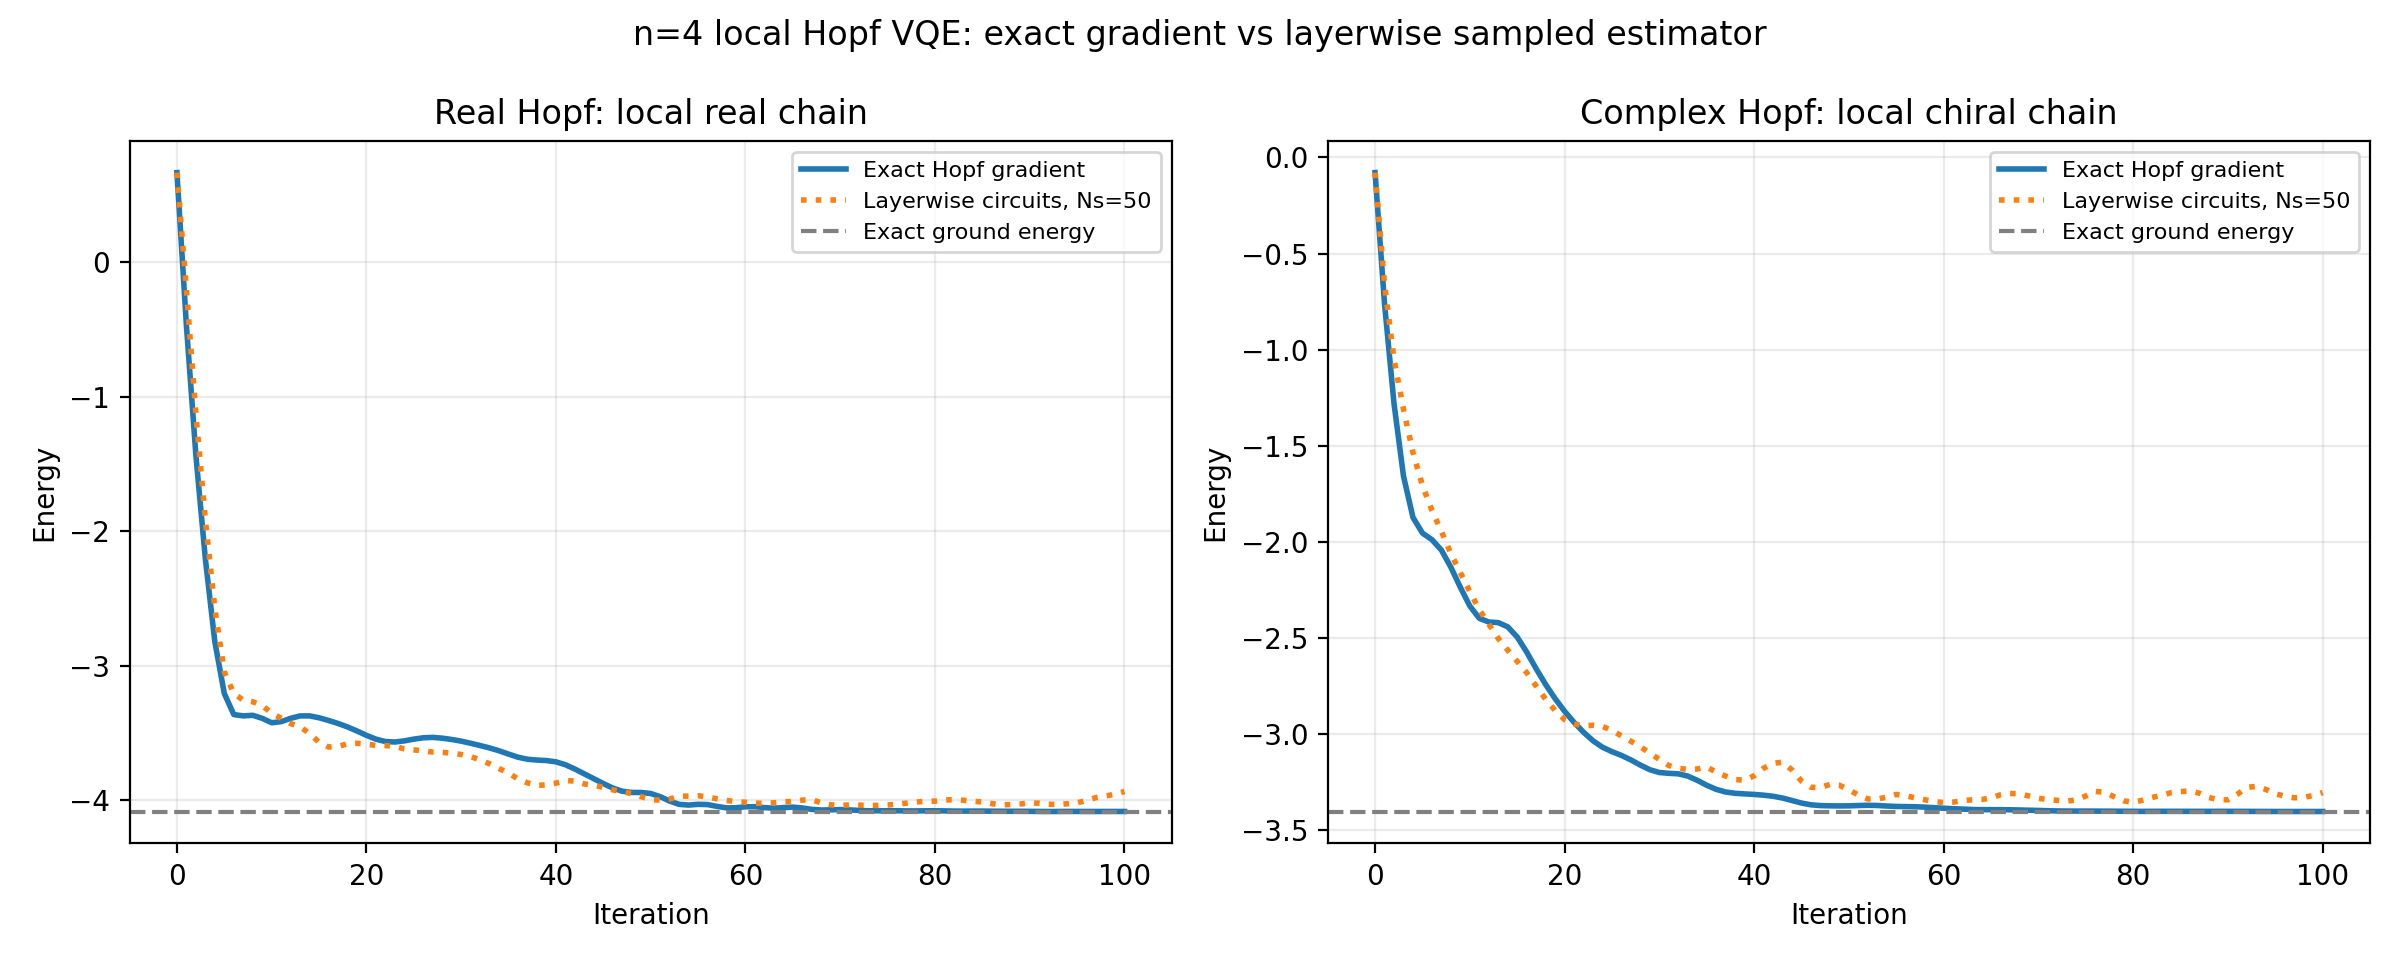

Write the Python code that produced this figure.
"""VQE_qibo_real_complex_layerwise_toys.py
================================================================================
Layerwise-circuit VQE safeguard for two local n=4 Hopf toy models.

This script replaces the per-parameter Hadamard-test gradient with the
layerwise signed-energy estimator used in the draft:

    * one baseline energy E_psi,
    * one indexed tangent-energy layer per Hopf magnitude depth,
    * one indexed signed-branch layer per Hopf magnitude depth,
    * and, for the complex Hopf ansatz, one additional indexed phase layer.

For each parameter i, the sampled layer energies are combined as

    dE/dtheta_i = 2 sqrt(g_ii) s
        (E_phi_i^(s) - 0.5 * (E_psi + E_partial_i)),

averaged over the sampled s=+ and s=- branch outcomes when both are present.

The two examples are:

    * real Hopf:    local real X/Z + XX/YY/ZZ nearest-neighbor chain;
    * complex Hopf: local chiral X/Y/Z + XX/YY/ZZ + XY-YX chain.

The default initialization is fully random.  Adam uses a fixed learning rate;
there is no line search.

Default run:

    MPLBACKEND=Agg python VQE_qibo_real_complex_layerwise_toys.py

Output:

    VQE_real_complex_hopf_qibo.pdf

The default sampler is "auto": it uses explicit Qibo indexed-preparation
circuits when Qibo is importable, and otherwise falls back to an equivalent
statevector sampler for the ideal layer states.  The fallback is included so
that the non-Qibo path can still be tested on systems without Qibo.
================================================================================
"""

from __future__ import annotations

import argparse
import math
from dataclasses import dataclass
from typing import Dict, List, Sequence, Tuple

import numpy as np
import matplotlib.pyplot as plt

try:
    from qibo import models, gates, set_backend

    set_backend("numpy")
    _QIBO_AVAILABLE = True
    _QIBO_IMPORT_ERROR = None
except Exception as exc:  # pragma: no cover - used only without qibo
    models = None
    gates = None
    set_backend = None
    _QIBO_AVAILABLE = False
    _QIBO_IMPORT_ERROR = exc

from hopf_utils import (
    gates_order,
    theta_from_vector,
    vector_from_theta,
    theta_hopf_tangent_state,
    jacobian,
    metric_diagonal,
    clip_theta_hopf_real,
)


# =============================================================================
# Pauli utilities
# =============================================================================

I2 = np.array([[1.0, 0.0], [0.0, 1.0]], dtype=complex)
X = np.array([[0.0, 1.0], [1.0, 0.0]], dtype=complex)
Y = np.array([[0.0, -1.0j], [1.0j, 0.0]], dtype=complex)
Z = np.array([[1.0, 0.0], [0.0, -1.0]], dtype=complex)
H1 = (1.0 / math.sqrt(2.0)) * np.array([[1.0, 1.0], [1.0, -1.0]], dtype=complex)
SDG = np.array([[1.0, 0.0], [0.0, -1.0j]], dtype=complex)
PAULI = {"I": I2, "X": X, "Y": Y, "Z": Z}

# A Pauli string is represented as (("X", 0), ("Y", 1), ...), where qubit 0 is
# the leftmost Kronecker factor.
PauliString = Tuple[Tuple[str, int], ...]


@dataclass(frozen=True)
class PauliTerm:
    coeff: float
    pauli: PauliString

    @property
    def label(self) -> str:
        if not self.pauli:
            return "I"
        return "".join(f"{p}{q}" for p, q in self.pauli)


def pauli_on(n: int, local_ops: Dict[int, str]) -> np.ndarray:
    """Return an n-qubit Pauli matrix."""
    out = np.array([[1.0]], dtype=complex)
    for q in range(n):
        out = np.kron(out, PAULI[local_ops.get(q, "I")])
    return out


def pauli_string_matrix(n: int, pauli: PauliString) -> np.ndarray:
    return pauli_on(n, {q: p for p, q in pauli})


def hamiltonian_from_terms(n: int, terms: Sequence[PauliTerm], *, real_output: bool) -> np.ndarray:
    H = np.zeros((1 << n, 1 << n), dtype=complex)
    for term in terms:
        H += float(term.coeff) * pauli_string_matrix(n, term.pauli)
    H = 0.5 * (H + H.conj().T)
    if real_output:
        return np.real_if_close(H, tol=1000).real
    return H


# =============================================================================
# Local n=4 toy Hamiltonians
# =============================================================================


def real_local_terms(n: int = 4) -> List[PauliTerm]:
    """Local real-Hopf toy: X/Z fields plus nearest-neighbor XX/YY/ZZ."""
    if n != 4:
        raise ValueError("The fixed real toy coefficients are for n=4 only.")

    hx = [0.132751, 0.470071, -0.415367, -0.480177]
    hz = [0.285754, 0.159707, 0.125592, 0.177667]
    Jx = [0.996826, -0.960835, 0.679046]
    Jy = [-0.022817, 0.930282, -0.403418]
    Jz = [0.866037, -0.663238, -0.213498]

    terms: List[PauliTerm] = []
    for q in range(n):
        terms.append(PauliTerm(hx[q], (("X", q),)))
        terms.append(PauliTerm(hz[q], (("Z", q),)))

    for q in range(n - 1):
        r = q + 1
        terms.append(PauliTerm(Jx[q], (("X", q), ("X", r))))
        terms.append(PauliTerm(Jy[q], (("Y", q), ("Y", r))))
        terms.append(PauliTerm(Jz[q], (("Z", q), ("Z", r))))

    return terms


def complex_local_terms(n: int = 4) -> List[PauliTerm]:
    """Local complex-Hopf toy: chiral nearest-neighbor spin chain."""
    if n != 4:
        raise ValueError("The fixed complex toy coefficients are for n=4 only.")

    hx = [0.31, -0.27, 0.43, -0.35]
    hy = [0.22, -0.18, 0.29, -0.24]
    hz = [-0.47, 0.39, -0.33, 0.28]
    Jx = [-0.83, 0.71, -0.62]
    Jy = [0.54, -0.49, 0.58]
    Jz = [0.42, -0.37, 0.31]
    D = [0.36, -0.32, 0.27]

    terms: List[PauliTerm] = []
    for q in range(n):
        terms.append(PauliTerm(hx[q], (("X", q),)))
        terms.append(PauliTerm(hy[q], (("Y", q),)))
        terms.append(PauliTerm(hz[q], (("Z", q),)))

    for q in range(n - 1):
        r = q + 1
        terms.append(PauliTerm(Jx[q], (("X", q), ("X", r))))
        terms.append(PauliTerm(Jy[q], (("Y", q), ("Y", r))))
        terms.append(PauliTerm(Jz[q], (("Z", q), ("Z", r))))
        terms.append(PauliTerm(D[q], (("X", q), ("Y", r))))
        terms.append(PauliTerm(-D[q], (("Y", q), ("X", r))))

    return terms


# =============================================================================
# Hopf clipping, initialization, and exact quantities
# =============================================================================


def clip_theta_hopf_complex(theta: np.ndarray, n: int, eps: float = 1e-6) -> np.ndarray:
    """Clip complex-Hopf magnitude angles and wrap phases."""
    theta = np.asarray(theta, dtype=float).copy()
    d = 1 << n
    num_magnitudes = d - 1
    theta[:num_magnitudes] = np.clip(theta[:num_magnitudes], eps, (math.pi / 2.0) - eps)
    theta[num_magnitudes:] = np.mod(theta[num_magnitudes:], 2.0 * math.pi)
    return theta


def clip_for_case(theta: np.ndarray, case: str, n: int) -> np.ndarray:
    if case == "real":
        return clip_theta_hopf_real(theta, n=n)
    if case == "complex":
        return clip_theta_hopf_complex(theta, n=n)
    raise ValueError("case must be 'real' or 'complex'.")


def random_initial_theta(case: str, n: int, seed: int) -> np.ndarray:
    """Fully random normalized state, converted into the corresponding Hopf chart."""
    rng = np.random.default_rng(seed)
    d = 1 << n
    if case == "real":
        psi = rng.normal(size=d)
        psi /= np.linalg.norm(psi)
        # Fix only the irrelevant global sign before converting to coordinates.
        if psi[np.argmax(np.abs(psi))] < 0.0:
            psi *= -1.0
    elif case == "complex":
        psi = rng.normal(size=d) + 1.0j * rng.normal(size=d)
        psi /= np.linalg.norm(psi)
    else:
        raise ValueError("case must be 'real' or 'complex'.")
    return clip_for_case(theta_from_vector(psi, case), case, n)


def energy(theta: np.ndarray, H: np.ndarray, case: str) -> float:
    psi = vector_from_theta(theta, case)
    return float(np.real(np.vdot(psi, H @ psi)))


def exact_hopf_gradient(theta: np.ndarray, H: np.ndarray, case: str) -> np.ndarray:
    psi = vector_from_theta(theta, case)
    Hpsi = H @ psi
    J = jacobian(theta, case)
    return 2.0 * np.real(np.conjugate(J).T @ Hpsi)


def exact_spectrum(H: np.ndarray) -> Tuple[float, float]:
    eigvals = np.linalg.eigvalsh(H)
    return float(np.real(eigvals[0])), float(np.real(eigvals[1] - eigvals[0]))


# =============================================================================
# Layer specifications
# =============================================================================


@dataclass(frozen=True)
class LayerSpec:
    name: str
    kind: str  # "magnitude" or "phase"
    depth: int | None
    index_qubits: int
    param_indices: Tuple[int, ...]  # one-based Hopf parameter indices

    @property
    def size(self) -> int:
        return len(self.param_indices)


def layer_specs(case: str, n: int) -> List[LayerSpec]:
    specs: List[LayerSpec] = []
    for depth in range(n):
        indices = tuple((1 << depth) + r for r in range(1 << depth))
        specs.append(
            LayerSpec(
                name=f"mag-depth-{depth}",
                kind="magnitude",
                depth=depth,
                index_qubits=depth,
                param_indices=indices,
            )
        )

    if case == "complex":
        first_phase = 1 << n  # one-based index of theta_{2^n+0}
        indices = tuple(first_phase + ell for ell in range(1 << n))
        specs.append(
            LayerSpec(
                name="phase-layer",
                kind="phase",
                depth=None,
                index_qubits=n,
                param_indices=indices,
            )
        )

    return specs


# =============================================================================
# Statevector layer states and Pauli readout sampling
# =============================================================================


def readout_unitary_for_pauli(n: int, pauli: PauliString) -> np.ndarray:
    """Unitary applied before computational-basis measurement of a Pauli string."""
    local: Dict[int, np.ndarray] = {}
    for letter, q in pauli:
        if letter == "X":
            local[q] = H1
        elif letter == "Y":
            # Apply S^dagger then H; total state update is H S^dagger.
            local[q] = H1 @ SDG
        elif letter == "Z":
            local[q] = I2
        else:
            raise ValueError(f"Unsupported Pauli letter: {letter!r}")

    U = np.array([[1.0]], dtype=complex)
    for q in range(n):
        U = np.kron(U, local.get(q, I2))
    return U


def pauli_eigenvalues_for_outcomes(n: int, pauli: PauliString) -> np.ndarray:
    """Eigenvalue of a Pauli string after readout rotations for each bitstring."""
    eigs = np.ones(1 << n, dtype=float)
    for outcome in range(1 << n):
        val = 1.0
        for _letter, q in pauli:
            bit = (outcome >> (n - 1 - q)) & 1
            if bit:
                val *= -1.0
        eigs[outcome] = val
    return eigs


def multinomial_counts(rng: np.random.Generator, probs: np.ndarray, shots: int) -> np.ndarray:
    probs = np.asarray(probs, dtype=float).reshape(-1)
    probs = np.maximum(probs, 0.0)
    total = float(probs.sum())
    if total <= 0.0:
        raise ValueError("Probability vector has zero mass.")
    probs = probs / total
    return rng.multinomial(int(shots), probs).reshape(probs.shape)


def sample_baseline_term_statevector(
    theta: np.ndarray,
    pauli: PauliString,
    *,
    case: str,
    n: int,
    shots: int,
    rng: np.random.Generator,
) -> float:
    psi = vector_from_theta(theta, case)
    U = readout_unitary_for_pauli(n, pauli)
    probs = np.abs(U @ psi) ** 2
    counts = multinomial_counts(rng, probs, shots)
    eigs = pauli_eigenvalues_for_outcomes(n, pauli)
    return float(np.dot(counts, eigs) / max(int(shots), 1))


def sample_derivative_layer_term_statevector(
    theta: np.ndarray,
    spec: LayerSpec,
    pauli: PauliString,
    *,
    case: str,
    n: int,
    shots_per_label: int,
    rng: np.random.Generator,
) -> Tuple[np.ndarray, np.ndarray]:
    """Return per-label Pauli means and per-label shot counts for |Phi_layer>."""
    m = spec.size
    total_shots = max(1, int(shots_per_label) * m)
    U = readout_unitary_for_pauli(n, pauli)
    probs = np.zeros((m, 1 << n), dtype=float)

    for label, param_index in enumerate(spec.param_indices):
        tangent_theta = theta_hopf_tangent_state(theta, param_index, case)
        tangent = vector_from_theta(tangent_theta, case)
        probs[label, :] = (np.abs(U @ tangent) ** 2) / float(m)

    flat_counts = rng.multinomial(total_shots, np.maximum(probs.reshape(-1), 0.0) / probs.sum())
    counts = flat_counts.reshape(m, 1 << n)
    eigs = pauli_eigenvalues_for_outcomes(n, pauli)

    means = np.zeros(m, dtype=float)
    label_counts = counts.sum(axis=1).astype(int)
    for label in range(m):
        if label_counts[label] > 0:
            means[label] = float(np.dot(counts[label], eigs) / label_counts[label])
        else:
            means[label] = 0.0
    return means, label_counts


def sample_branch_layer_term_statevector(
    theta: np.ndarray,
    spec: LayerSpec,
    pauli: PauliString,
    *,
    case: str,
    n: int,
    shots_per_label: int,
    rng: np.random.Generator,
) -> Tuple[np.ndarray, np.ndarray]:
    """Return per-label/per-sign Pauli means and counts for |Omega_layer>.

    Sign axis 0 is s=+1, sign axis 1 is s=-1.
    """
    m = spec.size
    total_shots = max(1, 2 * int(shots_per_label) * m)
    U = readout_unitary_for_pauli(n, pauli)
    psi = vector_from_theta(theta, case)
    probs = np.zeros((m, 2, 1 << n), dtype=float)

    for label, param_index in enumerate(spec.param_indices):
        tangent_theta = theta_hopf_tangent_state(theta, param_index, case)
        tangent = vector_from_theta(tangent_theta, case)
        plus = psi + tangent
        minus = psi - tangent
        probs[label, 0, :] = np.abs(U @ plus) ** 2 / (4.0 * float(m))
        probs[label, 1, :] = np.abs(U @ minus) ** 2 / (4.0 * float(m))

    flat = probs.reshape(-1)
    flat_counts = rng.multinomial(total_shots, np.maximum(flat, 0.0) / flat.sum())
    counts = flat_counts.reshape(m, 2, 1 << n)
    eigs = pauli_eigenvalues_for_outcomes(n, pauli)

    means = np.zeros((m, 2), dtype=float)
    sign_counts = counts.sum(axis=2).astype(int)
    for label in range(m):
        for sign_index in range(2):
            if sign_counts[label, sign_index] > 0:
                means[label, sign_index] = float(
                    np.dot(counts[label, sign_index], eigs) / sign_counts[label, sign_index]
                )
            else:
                means[label, sign_index] = 0.0
    return means, sign_counts




def get_readout_data(n: int, pauli: PauliString) -> Tuple[np.ndarray, np.ndarray]:
    """Cached readout rotation and eigenvalue table for a Pauli string."""
    key = (n, tuple(pauli))
    cache = getattr(get_readout_data, "_cache", {})
    if key not in cache:
        cache[key] = (readout_unitary_for_pauli(n, pauli), pauli_eigenvalues_for_outcomes(n, pauli))
        setattr(get_readout_data, "_cache", cache)
    return cache[key]


def sample_pauli_mean_from_probs(
    probs: np.ndarray,
    eigs: np.ndarray,
    shots: int,
    rng: np.random.Generator,
) -> float:
    counts = rng.multinomial(max(1, int(shots)), np.maximum(probs, 0.0) / np.sum(probs))
    return float(np.dot(counts, eigs) / max(1, int(shots)))


def sampled_layerwise_gradient_statevector_fast(
    theta: np.ndarray,
    terms: Sequence[PauliTerm],
    *,
    case: str,
    n: int,
    shots_per_label: int,
    rng: np.random.Generator,
) -> np.ndarray:
    """Fast statevector sampler for the layerwise signed-energy estimator."""
    theta = np.asarray(theta, dtype=float)
    L = theta.size
    specs = layer_specs(case, n)
    metric = metric_diagonal(theta, case)

    psi = vector_from_theta(theta, case)
    tangent_vectors: List[np.ndarray] = [None] * L  # type: ignore[list-item]
    for spec in specs:
        for param_index in spec.param_indices:
            j = param_index - 1
            if tangent_vectors[j] is None:
                tangent_theta = theta_hopf_tangent_state(theta, param_index, case)
                tangent_vectors[j] = vector_from_theta(tangent_theta, case)

    Epsi = 0.0
    Epartial = np.zeros(L, dtype=float)
    Ebranch_plus = np.zeros(L, dtype=float)
    Ebranch_minus = np.zeros(L, dtype=float)
    counts_partial = np.zeros(L, dtype=int)
    counts_plus = np.zeros(L, dtype=int)
    counts_minus = np.zeros(L, dtype=int)

    for term in terms:
        U, eigs = get_readout_data(n, term.pauli)
        c = float(term.coeff)

        probs_psi = np.abs(U @ psi) ** 2
        Epsi += c * sample_pauli_mean_from_probs(probs_psi, eigs, shots_per_label, rng)

        for spec in specs:
            m = spec.size
            # Tangent-energy layer |Phi>.
            d_probs = np.zeros((m, 1 << n), dtype=float)
            for label, param_index in enumerate(spec.param_indices):
                u = tangent_vectors[param_index - 1]
                d_probs[label, :] = np.abs(U @ u) ** 2 / float(m)
            d_total = max(1, int(shots_per_label) * m)
            d_counts = rng.multinomial(d_total, d_probs.reshape(-1) / d_probs.sum()).reshape(m, 1 << n)
            d_label_counts = d_counts.sum(axis=1).astype(int)

            # Signed branch layer |Omega> followed by X-basis ancilla readout.
            b_probs = np.zeros((m, 2, 1 << n), dtype=float)
            for label, param_index in enumerate(spec.param_indices):
                u = tangent_vectors[param_index - 1]
                b_probs[label, 0, :] = np.abs(U @ (psi + u)) ** 2 / (4.0 * float(m))
                b_probs[label, 1, :] = np.abs(U @ (psi - u)) ** 2 / (4.0 * float(m))
            b_total = max(1, 2 * int(shots_per_label) * m)
            b_counts = rng.multinomial(b_total, b_probs.reshape(-1) / b_probs.sum()).reshape(m, 2, 1 << n)
            b_sign_counts = b_counts.sum(axis=2).astype(int)

            for label, param_index in enumerate(spec.param_indices):
                j = param_index - 1
                if d_label_counts[label] > 0:
                    Epartial[j] += c * float(np.dot(d_counts[label], eigs) / d_label_counts[label])
                counts_partial[j] += int(d_label_counts[label])

                if b_sign_counts[label, 0] > 0:
                    Ebranch_plus[j] += c * float(np.dot(b_counts[label, 0], eigs) / b_sign_counts[label, 0])
                if b_sign_counts[label, 1] > 0:
                    Ebranch_minus[j] += c * float(np.dot(b_counts[label, 1], eigs) / b_sign_counts[label, 1])
                counts_plus[j] += int(b_sign_counts[label, 0])
                counts_minus[j] += int(b_sign_counts[label, 1])

    grad = np.zeros(L, dtype=float)
    for j in range(L):
        sqrt_g = math.sqrt(max(float(metric[j]), 0.0))
        if sqrt_g < 1e-14:
            continue
        center = 0.5 * (Epsi + Epartial[j])
        estimates: List[float] = []
        if counts_plus[j] > 0:
            estimates.append(2.0 * sqrt_g * (Ebranch_plus[j] - center))
        if counts_minus[j] > 0:
            estimates.append(-2.0 * sqrt_g * (Ebranch_minus[j] - center))
        grad[j] = float(np.mean(estimates)) if estimates else 0.0
    return grad


# =============================================================================
# Explicit Qibo indexed-preparation circuits
# =============================================================================


def _require_qibo() -> None:
    if not _QIBO_AVAILABLE:
        raise RuntimeError(f"Qibo is not available: {_QIBO_IMPORT_ERROR!r}")


def _mask_bitpos(mask: int) -> int:
    if mask <= 0 or (mask & (mask - 1)) != 0:
        raise ValueError(f"Expected power-of-two mask, got {mask}.")
    return mask.bit_length() - 1


def _bitpos_to_qubit(bitpos: int, n: int) -> int:
    """Map integer bit position 0=LSB to Hopf-system qubit index 0=MSB."""
    return n - 1 - bitpos


def _mask_to_system_qubits(mask: int, n: int, system_offset: int) -> List[int]:
    qubits: List[int] = []
    for bitpos in range(n):
        if (mask >> bitpos) & 1:
            qubits.append(system_offset + _bitpos_to_qubit(bitpos, n))
    return qubits


def _controlled_gate(circ, gate, controls: Sequence[int]) -> None:
    if controls:
        circ.add(gate.controlled_by(*controls))
    else:
        circ.add(gate)


def add_hopf_block_qibo(
    circ,
    theta: np.ndarray,
    *,
    case: str,
    n: int,
    system_offset: int,
    extra_controls: Sequence[int] = (),
) -> None:
    """Add a Hopf block on system qubits, optionally controlled by extra qubits.

    This follows the same Ctrl/Anti/Targ/Index schedule used by hopf_utils.
    """
    _require_qibo()
    ctrl_list, anti_list, targ_list, idx_list = gates_order(n, case)

    for ctrl_mask, anti_mask, targ_mask, idx in zip(ctrl_list, anti_list, targ_list, idx_list):
        targ_mask = int(targ_mask)
        t_bitpos = _mask_bitpos(targ_mask)
        target = system_offset + _bitpos_to_qubit(t_bitpos, n)

        ctrl_mask = int(ctrl_mask) & (~targ_mask)
        anti_mask = int(anti_mask) & (~targ_mask)
        controls_mask = ctrl_mask | anti_mask

        system_controls = _mask_to_system_qubits(controls_mask, n, system_offset)
        system_anticontrols = _mask_to_system_qubits(anti_mask, n, system_offset)
        controls = list(extra_controls) + system_controls

        for q in system_anticontrols:
            circ.add(gates.X(q))

        if case == "real":
            theta_gate = float(theta[int(idx) - 1])
            _controlled_gate(circ, gates.RY(target, 2.0 * theta_gate), controls)
        elif case == "complex":
            if isinstance(idx, (list, tuple, np.ndarray)) and len(idx) == 3:
                a = float(theta[int(idx[0]) - 1])
                b = float(theta[int(idx[1]) - 1])
                c = float(theta[int(idx[2]) - 1])
                U = np.array(
                    [
                        [np.exp(1.0j * b) * np.cos(a), -np.exp(-1.0j * c) * np.sin(a)],
                        [np.exp(1.0j * c) * np.sin(a), np.exp(-1.0j * b) * np.cos(a)],
                    ],
                    dtype=complex,
                )
                _controlled_gate(circ, gates.Unitary(U, target), controls)
            else:
                theta_gate = float(theta[int(idx) - 1])
                _controlled_gate(circ, gates.RY(target, 2.0 * theta_gate), controls)
        else:
            raise ValueError("case must be 'real' or 'complex'.")

        for q in system_anticontrols:
            circ.add(gates.X(q))


def _index_bits(label: int, width: int) -> List[int]:
    return [(label >> (width - 1 - pos)) & 1 for pos in range(width)]


def _apply_label_anticontrol_x(circ, index_qubits: Sequence[int], label: int) -> List[int]:
    flipped: List[int] = []
    bits = _index_bits(label, len(index_qubits))
    for q, bit in zip(index_qubits, bits):
        if bit == 0:
            circ.add(gates.X(q))
            flipped.append(q)
    return flipped


def _undo_flips(circ, flipped: Sequence[int]) -> None:
    for q in reversed(list(flipped)):
        circ.add(gates.X(q))


def add_pauli_readout_rotations_qibo(circ, pauli: PauliString, *, system_offset: int) -> None:
    _require_qibo()
    for letter, q in pauli:
        target = system_offset + q
        if letter == "X":
            circ.add(gates.H(target))
        elif letter == "Y":
            circ.add(gates.Unitary(SDG, target))
            circ.add(gates.H(target))
        elif letter == "Z":
            pass
        else:
            raise ValueError(f"Unsupported Pauli letter: {letter!r}")


def _samples_array(result) -> np.ndarray:
    samples = np.asarray(result.samples())
    if samples.ndim != 2:
        samples = samples.reshape((samples.shape[0], -1))
    return samples.astype(int, copy=False)


def _labels_from_bits(bits: np.ndarray) -> np.ndarray:
    if bits.size == 0:
        return np.zeros(bits.shape[0], dtype=int)
    labels = np.zeros(bits.shape[0], dtype=int)
    width = bits.shape[1]
    for pos in range(width):
        labels = (labels << 1) | bits[:, pos].astype(int)
    return labels


def _pauli_values_from_system_bits(system_bits: np.ndarray, pauli: PauliString, n: int) -> np.ndarray:
    values = np.ones(system_bits.shape[0], dtype=float)
    for _letter, q in pauli:
        values *= np.where(system_bits[:, q] == 0, 1.0, -1.0)
    return values


def sample_baseline_term_qibo(
    theta: np.ndarray,
    pauli: PauliString,
    *,
    case: str,
    n: int,
    shots: int,
) -> float:
    _require_qibo()
    circ = models.Circuit(n)
    add_hopf_block_qibo(circ, theta, case=case, n=n, system_offset=0)
    add_pauli_readout_rotations_qibo(circ, pauli, system_offset=0)
    circ.add(gates.M(*range(n)))
    result = circ(nshots=int(shots))
    samples = _samples_array(result)
    values = _pauli_values_from_system_bits(samples[:, :n], pauli, n)
    return float(values.mean())


def sample_derivative_layer_term_qibo(
    theta: np.ndarray,
    spec: LayerSpec,
    pauli: PauliString,
    *,
    case: str,
    n: int,
    shots_per_label: int,
) -> Tuple[np.ndarray, np.ndarray]:
    _require_qibo()
    num_index = spec.index_qubits
    m = spec.size
    total_shots = max(1, int(shots_per_label) * m)
    index_qubits = list(range(num_index))
    system_offset = num_index
    system_qubits = list(range(system_offset, system_offset + n))

    circ = models.Circuit(num_index + n)
    for q in index_qubits:
        circ.add(gates.H(q))

    for label, param_index in enumerate(spec.param_indices):
        tangent_theta = theta_hopf_tangent_state(theta, param_index, case)
        flipped = _apply_label_anticontrol_x(circ, index_qubits, label)
        add_hopf_block_qibo(
            circ,
            tangent_theta,
            case=case,
            n=n,
            system_offset=system_offset,
            extra_controls=index_qubits,
        )
        _undo_flips(circ, flipped)

    add_pauli_readout_rotations_qibo(circ, pauli, system_offset=system_offset)
    circ.add(gates.M(*(index_qubits + system_qubits)))
    result = circ(nshots=total_shots)
    samples = _samples_array(result)

    if num_index > 0:
        labels = _labels_from_bits(samples[:, :num_index])
    else:
        labels = np.zeros(samples.shape[0], dtype=int)
    system_bits = samples[:, num_index : num_index + n]
    values = _pauli_values_from_system_bits(system_bits, pauli, n)

    means = np.zeros(m, dtype=float)
    counts = np.zeros(m, dtype=int)
    for label in range(m):
        mask = labels == label
        counts[label] = int(np.count_nonzero(mask))
        if counts[label] > 0:
            means[label] = float(values[mask].mean())
    return means, counts


def sample_branch_layer_term_qibo(
    theta: np.ndarray,
    spec: LayerSpec,
    pauli: PauliString,
    *,
    case: str,
    n: int,
    shots_per_label: int,
) -> Tuple[np.ndarray, np.ndarray]:
    _require_qibo()
    num_index = spec.index_qubits
    m = spec.size
    total_shots = max(1, 2 * int(shots_per_label) * m)
    index_qubits = list(range(num_index))
    anc = num_index
    system_offset = num_index + 1
    system_qubits = list(range(system_offset, system_offset + n))

    circ = models.Circuit(num_index + 1 + n)
    for q in index_qubits:
        circ.add(gates.H(q))
    circ.add(gates.H(anc))

    # Baseline branch on ancilla |0>.
    circ.add(gates.X(anc))
    add_hopf_block_qibo(circ, theta, case=case, n=n, system_offset=system_offset, extra_controls=[anc])
    circ.add(gates.X(anc))

    # Tangent branch on ancilla |1>, indexed by the layer register.
    for label, param_index in enumerate(spec.param_indices):
        tangent_theta = theta_hopf_tangent_state(theta, param_index, case)
        flipped = _apply_label_anticontrol_x(circ, index_qubits, label)
        add_hopf_block_qibo(
            circ,
            tangent_theta,
            case=case,
            n=n,
            system_offset=system_offset,
            extra_controls=[anc] + index_qubits,
        )
        _undo_flips(circ, flipped)

    # X-basis ancilla measurement gives branch sign s=(-1)^b.
    circ.add(gates.H(anc))
    add_pauli_readout_rotations_qibo(circ, pauli, system_offset=system_offset)
    circ.add(gates.M(*(index_qubits + [anc] + system_qubits)))
    result = circ(nshots=total_shots)
    samples = _samples_array(result)

    if num_index > 0:
        labels = _labels_from_bits(samples[:, :num_index])
    else:
        labels = np.zeros(samples.shape[0], dtype=int)
    anc_bits = samples[:, num_index]
    system_bits = samples[:, num_index + 1 : num_index + 1 + n]
    values = _pauli_values_from_system_bits(system_bits, pauli, n)

    means = np.zeros((m, 2), dtype=float)
    counts = np.zeros((m, 2), dtype=int)
    for label in range(m):
        for sign_index, anc_value in enumerate((0, 1)):
            mask = (labels == label) & (anc_bits == anc_value)
            counts[label, sign_index] = int(np.count_nonzero(mask))
            if counts[label, sign_index] > 0:
                means[label, sign_index] = float(values[mask].mean())
    return means, counts


# =============================================================================
# Layerwise sampled gradient
# =============================================================================


def resolve_sampler(sampler: str) -> str:
    if sampler == "auto":
        return "qibo-explicit" if _QIBO_AVAILABLE else "statevector"
    if sampler in {"qibo-explicit", "statevector"}:
        if sampler == "qibo-explicit":
            _require_qibo()
        return sampler
    raise ValueError("sampler must be 'auto', 'qibo-explicit', or 'statevector'.")


def sampled_layerwise_gradient(
    theta: np.ndarray,
    terms: Sequence[PauliTerm],
    *,
    case: str,
    n: int,
    shots_per_label: int,
    rng: np.random.Generator,
    sampler: str,
) -> np.ndarray:
    """Estimate the Euclidean Hopf-coordinate gradient using layerwise circuits."""
    sampler = resolve_sampler(sampler)
    if sampler == "statevector":
        return sampled_layerwise_gradient_statevector_fast(
            theta,
            terms,
            case=case,
            n=n,
            shots_per_label=shots_per_label,
            rng=rng,
        )

    theta = np.asarray(theta, dtype=float)
    L = theta.size
    metric = metric_diagonal(theta, case)

    Epsi = 0.0
    Epartial = np.zeros(L, dtype=float)
    Ebranch_plus = np.zeros(L, dtype=float)
    Ebranch_minus = np.zeros(L, dtype=float)
    counts_partial = np.zeros(L, dtype=int)
    counts_plus = np.zeros(L, dtype=int)
    counts_minus = np.zeros(L, dtype=int)

    # Baseline energy: one readout setting per Pauli term.
    for term in terms:
        if sampler == "qibo-explicit":
            mean = sample_baseline_term_qibo(theta, term.pauli, case=case, n=n, shots=shots_per_label)
        else:
            mean = sample_baseline_term_statevector(
                theta,
                term.pauli,
                case=case,
                n=n,
                shots=shots_per_label,
                rng=rng,
            )
        Epsi += float(term.coeff) * mean

    # Layerwise tangent and branch energies.
    for spec in layer_specs(case, n):
        for term in terms:
            if sampler == "qibo-explicit":
                d_means, d_counts = sample_derivative_layer_term_qibo(
                    theta,
                    spec,
                    term.pauli,
                    case=case,
                    n=n,
                    shots_per_label=shots_per_label,
                )
                b_means, b_counts = sample_branch_layer_term_qibo(
                    theta,
                    spec,
                    term.pauli,
                    case=case,
                    n=n,
                    shots_per_label=shots_per_label,
                )
            else:
                d_means, d_counts = sample_derivative_layer_term_statevector(
                    theta,
                    spec,
                    term.pauli,
                    case=case,
                    n=n,
                    shots_per_label=shots_per_label,
                    rng=rng,
                )
                b_means, b_counts = sample_branch_layer_term_statevector(
                    theta,
                    spec,
                    term.pauli,
                    case=case,
                    n=n,
                    shots_per_label=shots_per_label,
                    rng=rng,
                )

            for label, param_index in enumerate(spec.param_indices):
                j = param_index - 1
                c = float(term.coeff)
                Epartial[j] += c * d_means[label]
                Ebranch_plus[j] += c * b_means[label, 0]
                Ebranch_minus[j] += c * b_means[label, 1]
                counts_partial[j] += int(d_counts[label])
                counts_plus[j] += int(b_counts[label, 0])
                counts_minus[j] += int(b_counts[label, 1])

    grad = np.zeros(L, dtype=float)
    for j in range(L):
        sqrt_g = math.sqrt(max(float(metric[j]), 0.0))
        if sqrt_g < 1e-14:
            grad[j] = 0.0
            continue

        center = 0.5 * (Epsi + Epartial[j])
        estimates: List[float] = []
        if counts_plus[j] > 0:
            estimates.append(2.0 * sqrt_g * (Ebranch_plus[j] - center))
        if counts_minus[j] > 0:
            estimates.append(-2.0 * sqrt_g * (Ebranch_minus[j] - center))
        grad[j] = float(np.mean(estimates)) if estimates else 0.0

    return grad


def exact_layerwise_gradient(theta: np.ndarray, H: np.ndarray, case: str, n: int) -> np.ndarray:
    """Deterministic check of the signed-energy layerwise identity."""
    psi = vector_from_theta(theta, case)
    Epsi = float(np.real(np.vdot(psi, H @ psi)))
    metric = metric_diagonal(theta, case)
    grad = np.zeros(theta.size, dtype=float)

    for spec in layer_specs(case, n):
        for param_index in spec.param_indices:
            j = param_index - 1
            sqrt_g = math.sqrt(max(float(metric[j]), 0.0))
            if sqrt_g < 1e-14:
                continue
            tangent_theta = theta_hopf_tangent_state(theta, param_index, case)
            tangent = vector_from_theta(tangent_theta, case)
            Epartial = float(np.real(np.vdot(tangent, H @ tangent)))
            plus = (psi + tangent) / math.sqrt(2.0)
            minus = (psi - tangent) / math.sqrt(2.0)
            Eplus = float(np.real(np.vdot(plus, H @ plus)))
            Eminus = float(np.real(np.vdot(minus, H @ minus)))
            g_plus = 2.0 * sqrt_g * (Eplus - 0.5 * (Epsi + Epartial))
            g_minus = -2.0 * sqrt_g * (Eminus - 0.5 * (Epsi + Epartial))
            grad[j] = 0.5 * (g_plus + g_minus)
    return grad


# =============================================================================
# Optimizer and VQE loop
# =============================================================================


class Adam:
    def __init__(self, dim: int, lr: float = 0.05, beta1: float = 0.9, beta2: float = 0.999, eps: float = 1e-8):
        self.lr = float(lr)
        self.beta1 = float(beta1)
        self.beta2 = float(beta2)
        self.eps = float(eps)
        self.m = np.zeros(dim, dtype=float)
        self.v = np.zeros(dim, dtype=float)
        self.t = 0

    def step(self, x: np.ndarray, g: np.ndarray) -> np.ndarray:
        self.t += 1
        self.m = self.beta1 * self.m + (1.0 - self.beta1) * g
        self.v = self.beta2 * self.v + (1.0 - self.beta2) * (g * g)
        m_hat = self.m / (1.0 - self.beta1**self.t)
        v_hat = self.v / (1.0 - self.beta2**self.t)
        return x - self.lr * m_hat / (np.sqrt(v_hat) + self.eps)


@dataclass
class RunResult:
    case: str
    title: str
    exact_energies: np.ndarray
    layerwise_energies: np.ndarray | None
    ground_energy: float
    spectral_gap: float
    num_params: int
    num_terms: int
    num_layer_settings: int


def run_vqe_pair(
    *,
    title: str,
    case: str,
    H: np.ndarray,
    terms: Sequence[PauliTerm],
    n: int,
    steps: int,
    lr: float,
    shots_per_label: int,
    seed: int,
    exact_only: bool,
    sampler: str,
    log_every: int,
) -> RunResult:
    E0, gap = exact_spectrum(H)
    theta0 = random_initial_theta(case, n, seed)

    theta_exact = theta0.copy()
    theta_layer = theta0.copy()
    opt_exact = Adam(theta0.size, lr=lr)
    opt_layer = Adam(theta0.size, lr=lr)
    rng = np.random.default_rng(seed + 1000003)

    exact_energies: List[float] = []
    layerwise_energies: List[float] = []

    specs = layer_specs(case, n)
    num_layer_settings = 1 + 2 * len(specs)
    active_sampler = resolve_sampler(sampler) if not exact_only else "skipped"

    # Sanity check the deterministic layerwise identity at the initial point.
    g_direct = exact_hopf_gradient(theta0, H, case)
    g_layer_exact = exact_layerwise_gradient(theta0, H, case, n)
    identity_residual = float(np.max(np.abs(g_direct - g_layer_exact)))

    print()
    print(f"[{title}]")
    print(f"case = {case}")
    print(f"n = {n}")
    print(f"parameters = {theta0.size}")
    print(f"Pauli terms = {len(terms)}")
    print(f"layerwise settings per Pauli term = {num_layer_settings}")
    print(f"sampler = {active_sampler}")
    print(f"Adam learning rate = {lr}")
    print(f"ground energy = {E0:.12f}")
    print(f"spectral gap = {gap:.12f}")
    print(f"initial layerwise identity residual = {identity_residual:.3e}")
    if not exact_only:
        print(f"shots per label/sign/readout = {shots_per_label}")

    for step in range(steps):
        E_exact = energy(theta_exact, H, case)
        exact_energies.append(E_exact)
        g_exact = exact_hopf_gradient(theta_exact, H, case)
        theta_exact = clip_for_case(opt_exact.step(theta_exact, g_exact), case, n)

        if not exact_only:
            E_layer = energy(theta_layer, H, case)
            layerwise_energies.append(E_layer)
            g_layer = sampled_layerwise_gradient(
                theta_layer,
                terms,
                case=case,
                n=n,
                shots_per_label=shots_per_label,
                rng=rng,
                sampler=sampler,
            )
            theta_layer = clip_for_case(opt_layer.step(theta_layer, g_layer), case, n)

        if log_every > 0 and (step == 0 or (step + 1) % log_every == 0):
            if exact_only:
                print(f"iter {step + 1:4d}: exact E={E_exact:.9f}, gap={E_exact - E0:.3e}")
            else:
                print(
                    f"iter {step + 1:4d}: "
                    f"exact E={E_exact:.9f}, gap={E_exact - E0:.3e}; "
                    f"layerwise E={E_layer:.9f}, gap={E_layer - E0:.3e}"
                )

    exact_energies.append(energy(theta_exact, H, case))
    if not exact_only:
        layerwise_energies.append(energy(theta_layer, H, case))

    return RunResult(
        case=case,
        title=title,
        exact_energies=np.asarray(exact_energies, dtype=float),
        layerwise_energies=None if exact_only else np.asarray(layerwise_energies, dtype=float),
        ground_energy=E0,
        spectral_gap=gap,
        num_params=theta0.size,
        num_terms=len(terms),
        num_layer_settings=num_layer_settings,
    )


# =============================================================================
# Plotting
# =============================================================================


def plot_results(results: Sequence[RunResult], output: str, shots_per_label: int, plot_gap: bool) -> None:
    fig, axes = plt.subplots(1, len(results), figsize=(12.0, 4.8), sharey=False)
    if len(results) == 1:
        axes = [axes]

    for ax, result in zip(axes, results):
        x = np.arange(result.exact_energies.size)
        if plot_gap:
            y_exact = np.maximum(result.exact_energies - result.ground_energy, 1e-14)
            ax.semilogy(x, y_exact, label="Exact Hopf gradient", linewidth=2.0)
            if result.layerwise_energies is not None:
                y_layer = np.maximum(result.layerwise_energies - result.ground_energy, 1e-14)
                ax.semilogy(
                    x,
                    y_layer,
                    label=f"Layerwise circuits, Ns={shots_per_label}",
                    linestyle=":",
                    linewidth=2.0,
                )
            ax.set_ylabel(r"Energy gap $E(\theta)-E_0$")
        else:
            ax.plot(x, result.exact_energies, label="Exact Hopf gradient", linewidth=2.0)
            if result.layerwise_energies is not None:
                ax.plot(
                    x,
                    result.layerwise_energies,
                    label=f"Layerwise circuits, Ns={shots_per_label}",
                    linestyle=":",
                    linewidth=2.0,
                )
            ax.axhline(result.ground_energy, linestyle="--", color='gray', label="Exact ground energy")
            ax.set_ylabel("Energy")

        ax.set_xlabel("Iteration")
        ax.set_title(result.title)
        ax.grid(True, alpha=0.25)
        ax.legend(fontsize=8)

    fig.suptitle("n=4 local Hopf VQE: exact gradient vs layerwise sampled estimator")
    fig.tight_layout()
    fig.savefig(output, dpi=200)
    print()
    print(f"wrote {output}")


# =============================================================================
# Main
# =============================================================================


def parse_args() -> argparse.Namespace:
    parser = argparse.ArgumentParser(description=__doc__)
    parser.add_argument("--steps", type=int, default=100, help="Optimizer steps per trajectory.")
    parser.add_argument(
        "--shots",
        "--Ns",
        dest="shots_per_label",
        type=int,
        default=50,
        help="Shots per label/sign/readout for layerwise settings.",
    )
    parser.add_argument("--lr", type=float, default=None, help="Optional fixed Adam learning rate for both toys. Overrides --lr-real and --lr-complex.")
    parser.add_argument("--lr-real", type=float, default=0.15, help="Fixed Adam learning rate for the real-Hopf toy. No line search is used.")
    parser.add_argument("--lr-complex", type=float, default=0.12, help="Fixed Adam learning rate for the complex-Hopf toy. No line search is used.")
    parser.add_argument("--seed", type=int, default=None, help="Optional base seed. Overrides --seed-real and --seed-complex when provided.")
    parser.add_argument("--seed-real", type=int, default=2026, help="Random initialization seed for the real-Hopf toy.")
    parser.add_argument("--seed-complex", type=int, default=2033, help="Random initialization seed for the complex-Hopf toy.")
    parser.add_argument(
        "--sampler",
        choices=("auto", "qibo-explicit", "statevector"),
        default="auto",
        help="Layerwise sampler. 'auto' uses Qibo if available, otherwise statevector fallback.",
    )
    parser.add_argument("--output", default="VQE_qibo.png", help="Output PDF path.")
    parser.add_argument("--exact-only", action="store_true", help="Skip the sampled layerwise trajectories.")
    parser.add_argument("--plot-gap", action="store_true", help="Plot E(theta)-E0 on a logarithmic y-axis instead of raw energies.")
    parser.add_argument("--log-every", type=int, default=10, help="Console logging period. Set to 0 to suppress per-iteration logs.")
    return parser.parse_args()


def main() -> None:
    args = parse_args()

    lr_real = args.lr_real if args.lr is None else args.lr
    lr_complex = args.lr_complex if args.lr is None else args.lr
    seed_real = args.seed_real if args.seed is None else args.seed
    seed_complex = args.seed_complex if args.seed is None else args.seed + 1

    n = 4
    real_terms = real_local_terms(n)
    complex_terms = complex_local_terms(n)
    H_real = hamiltonian_from_terms(n, real_terms, real_output=True)
    H_complex = hamiltonian_from_terms(n, complex_terms, real_output=False)

    real_result = run_vqe_pair(
        title="Real Hopf: local real chain",
        case="real",
        H=H_real,
        terms=real_terms,
        n=n,
        steps=args.steps,
        lr=lr_real,
        shots_per_label=args.shots_per_label,
        seed=seed_real,
        exact_only=args.exact_only,
        sampler=args.sampler,
        log_every=args.log_every,
    )

    complex_result = run_vqe_pair(
        title="Complex Hopf: local chiral chain",
        case="complex",
        H=H_complex,
        terms=complex_terms,
        n=n,
        steps=args.steps,
        lr=lr_complex,
        shots_per_label=args.shots_per_label,
        seed=seed_complex,
        exact_only=args.exact_only,
        sampler=args.sampler,
        log_every=args.log_every,
    )

    plot_results([real_result, complex_result], args.output, args.shots_per_label, args.plot_gap)


if __name__ == "__main__":
    main()
